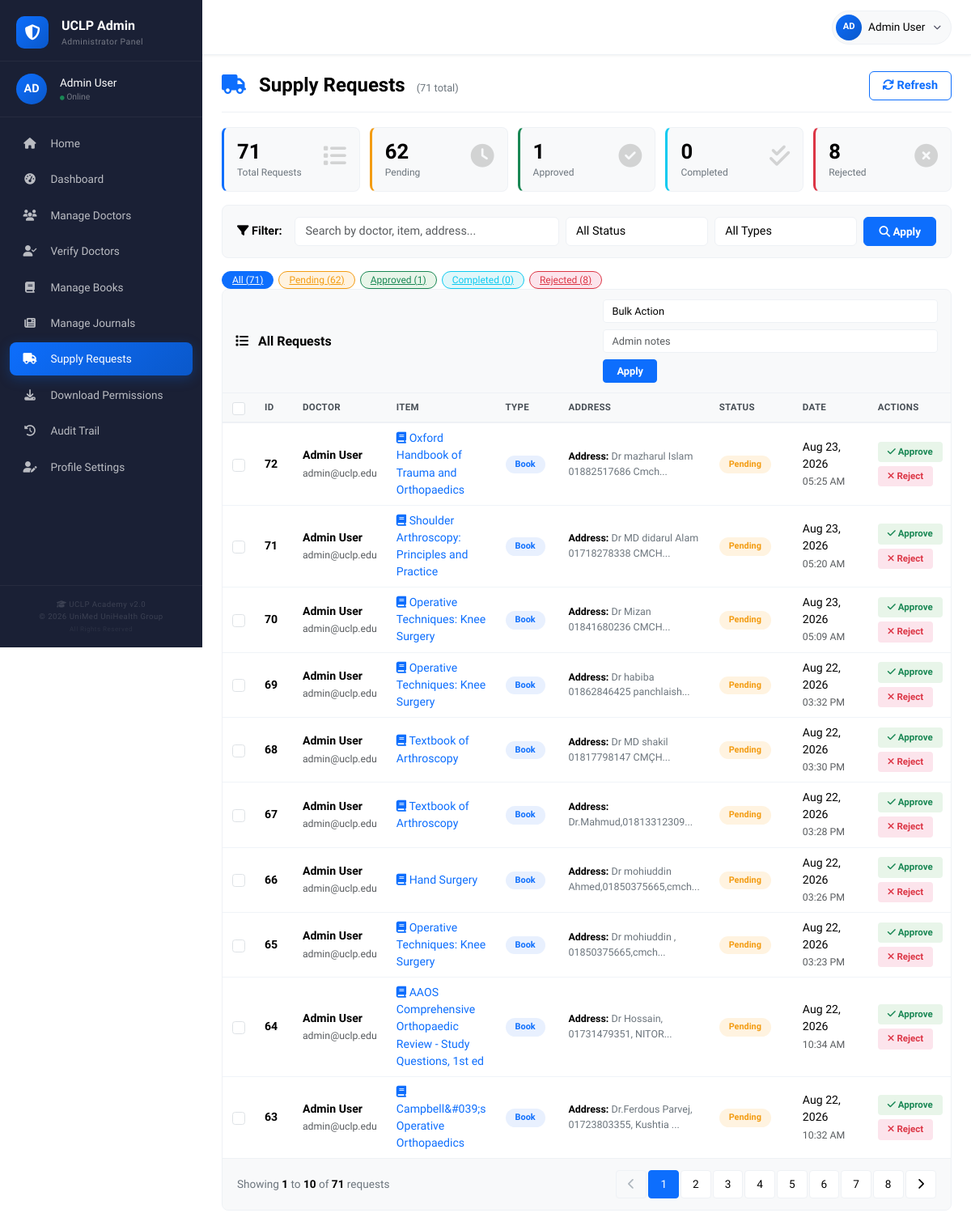
Screenshot of /admin/supply_requests.php (signed in) with the database file from the repository.
### tables this page shows
CREATE TABLE `supply_requests` (
  `id` int(11) NOT NULL,
  `user_id` int(11) NOT NULL,
  `book_id` int(11) DEFAULT NULL,
  `journal_id` int(11) DEFAULT NULL,
  `request_type` enum('book','journal') NOT NULL,
  `delivery_address` text NOT NULL,
  `delivery_phone` varchar(20) DEFAULT NULL,
  `status` enum('pending','approved','rejected','completed') DEFAULT 'pending',
  `admin_notes` text DEFAULT NULL,
  `processed_by` int(11) DEFAULT NULL,
  `request_date` timestamp NOT NULL DEFAULT current_timestamp(),
  `processed_date` timestamp NULL DEFAULT NULL
);

CREATE TABLE `users` (
  `id` int(11) NOT NULL,
  `user_type` enum('doctor','admin','editor') NOT NULL DEFAULT 'doctor',
  `name` varchar(100) NOT NULL,
  `bmdc_reg_no` varchar(50) DEFAULT NULL,
  `specialty` varchar(100) DEFAULT NULL,
  `hospital_institute` varchar(200) DEFAULT NULL,
  `mobile` varchar(20) DEFAULT NULL,
  `email` varchar(100) NOT NULL,
  `password` varchar(255) NOT NULL,
  `profile_image` varchar(255) DEFAULT 'default.jpg',
  `is_verified` tinyint(1) DEFAULT 0,
  `is_active` tinyint(1) DEFAULT 1,
  `download_limit` int(11) DEFAULT 2,
  `created_at` timestamp NOT NULL DEFAULT current_timestamp(),
  `updated_at` timestamp NULL DEFAULT NULL ON UPDATE current_timestamp()
);

CREATE TABLE `books` (
  `id` int(11) NOT NULL,
  `title` varchar(255) NOT NULL,
  `author` varchar(200) NOT NULL,
  `specialty_id` int(11) NOT NULL,
  `year` year(4) DEFAULT NULL,
  `publisher` varchar(200) DEFAULT NULL,
  `isbn` varchar(20) DEFAULT NULL,
  `cover_image` varchar(255) DEFAULT NULL,
  `file_path` varchar(255) NOT NULL,
  `description` text DEFAULT NULL,
  `is_watermarked` tinyint(1) DEFAULT 1,
  `status` enum('pending','approved','rejected') DEFAULT 'pending',
  `uploaded_by` int(11) DEFAULT NULL,
  `download_count` int(11) DEFAULT 0,
  `view_count` int(11) DEFAULT 0,
  `created_at` timestamp NOT NULL DEFAULT current_timestamp(),
  `updated_at` timestamp NULL DEFAULT NULL ON UPDATE current_timestamp()
);

### admin/supply_requests.php (the view, shortened to what the rows shown need)
<?php
$db = Database::getInstance()->getConnection();
$searchQuery = isset($_GET['search']) ? sanitize($_GET['search']) : '';
$statusFilter = isset($_GET['status']) ? sanitize($_GET['status']) : '';
$typeFilter = isset($_GET['type']) ? sanitize($_GET['type']) : '';
$page = isset($_GET['page']) ? intval($_GET['page']) : 1;
$perPage = 10;
$offset = ($page - 1) * $perPage;
$whereConditions = [];
$params = [];
$types = "";
$whereClause = !empty($whereConditions) ? "WHERE " . implode(" AND ", $whereConditions) : "";
$countSql = "SELECT COUNT(*) as total FROM supply_requests sr
             LEFT JOIN users u ON sr.user_id = u.id
             LEFT JOIN books b ON sr.book_id = b.id
             LEFT JOIN journals j ON sr.journal_id = j.id
             $whereClause";
$countStmt = $db->prepare($countSql);
$countStmt->execute();
$totalResult = $countStmt->get_result();
$totalRequests = $totalResult->fetch_assoc()['total'];
$sql = "SELECT sr.*,
        u.name as doctor_name, u.email as doctor_email, u.mobile as doctor_mobile,
        b.title as book_title, b.id as book_id,
        j.title as journal_title, j.id as journal_id,
        a.name as processed_by_name
        FROM supply_requests sr
        LEFT JOIN users u ON sr.user_id = u.id
        LEFT JOIN books b ON sr.book_id = b.id
        LEFT JOIN journals j ON sr.journal_id = j.id
        LEFT JOIN users a ON sr.processed_by = a.id
        $whereClause
        ORDER BY sr.request_date DESC
        LIMIT ? OFFSET ?";
$params[] = $perPage;
$params[] = $offset;
$types .= "ii";
$stmt = $db->prepare($sql);
$stmt->bind_param($types, ...$params);
$stmt->execute();
$requests = $stmt->get_result()->fetch_all(MYSQLI_ASSOC);
?>
<!DOCTYPE html>
<html lang="en">
<head>
    <link href="https://cdn.jsdelivr.net/npm/bootstrap@5.3.0/dist/css/bootstrap.min.css" rel="stylesheet">
    <link rel="stylesheet" href="https://cdnjs.cloudflare.com/ajax/libs/font-awesome/6.4.0/css/all.min.css">
</head>
<body>
    <?php include __DIR__ . '/../includes/admin_nav.php'; ?>
    <div class="container-fluid">
        <div class="row">
            <main class="main-content">
                <div class="page-header">
                    <h1>
                        <i class="fas fa-truck"></i> Supply Requests
                        <span style="font-size: 0.8rem; font-weight: 400; color: #6c757d; margin-left: 8px;">
                            (<?php echo $totalRequests; ?> total)
                        </span>
                    </h1>
                </div>
                <div class="table-card">
                    <div class="table-body">
                        <form method="POST" action="" id="bulkForm">
                            <table>
                                <thead>
                                    <tr>
                                        <th width="35"><input type="checkbox" class="form-check-input" id="selectAll"></th>
                                        <th style="width: 50px;">ID</th>
                                        <th>Doctor</th>
                                        <th>Item</th>
                                        <th style="width: 80px;">Type</th>
                                        <th>Address</th>
                                        <th style="width: 110px;">Status</th>
                                        <th style="width: 110px;">Date</th>
                                        <th style="width: 180px;">Actions</th>
                                    </tr>
                                </thead>
                                <tbody>
                                    <?php if (empty($requests)): ?>
                                    <tr>
                                        <td colspan="9" class="text-center py-4" style="color: #6c757d; font-family: 'Cambria', Georgia, serif; font-size: 0.95rem;">
                                            <i class="fas fa-inbox fa-3x d-block mb-3" style="color: #dee2e6;"></i>
                                            <?php if (!empty($searchQuery) || !empty($statusFilter) || !empty($typeFilter)): ?>
                                                No requests match your filter criteria.
                                            <?php else: ?>
                                                No supply requests found.
                                            <?php endif; ?>
                                        </td>
                                    </tr>
                                    <?php else: ?>
                                    <?php foreach ($requests as $request): ?>
                                    <tr>
                                        <td><input type="checkbox" name="selected_requests[]" value="<?php echo $request['id']; ?>" class="form-check-input"></td>
                                        <td><strong><?php echo $request['id']; ?></strong></td>
                                        <td>
                                            <strong><?php echo htmlspecialchars($request['doctor_name']); ?></strong>
                                            <br><small class="text-muted"><?php echo htmlspecialchars($request['doctor_email']); ?></small>
                                        </td>
                                        <td>
                                            <?php if ($request['request_type'] == 'book'): ?>
                                            <a href="/doctor/view-book/<?php echo $request['book_id']; ?>" target="_blank" style="color: #0d6efd; text-decoration: none;">
                                                <i class="fas fa-book"></i> <?php echo htmlspecialchars($request['book_title']); ?>
                                            </a>
                                            <?php else: ?>
                                            <a href="/doctor/view-journal/<?php echo $request['journal_id']; ?>" target="_blank" style="color: #198754; text-decoration: none;">
                                                <i class="fas fa-newspaper"></i> <?php echo htmlspecialchars($request['journal_title']); ?>
                                            </a>
                                            <?php endif; ?>
                                        </td>
                                        <td>
                                            <span class="type-badge <?php echo $request['request_type']; ?>">
                                                <?php echo ucfirst($request['request_type']); ?>
                                            </span>
                                        </td>
                                        <td>
                                            <div class="request-details">
                                                <strong>Address:</strong> <?php echo substr(htmlspecialchars($request['delivery_address']), 0, 40); ?>...
                                            </div>
                                        </td>
                                        <td>
                                            <span class="status-badge <?php echo $request['status']; ?>">
                                                <?php echo ucfirst($request['status']); ?>
                                            </span>
                                        </td>
                                        <td>
                                            <?php echo date('M d, Y', strtotime($request['request_date'])); ?>
                                            <br><small class="text-muted"><?php echo date('h:i A', strtotime($request['request_date'])); ?></small>
                                        </td>
                                        <td>
                                            <?php if ($request['status'] === 'pending'): ?>
                                            <div class="action-group">
                                                <form method="POST" action="" class="d-inline">
                                                    <button type="submit" name="process" class="action-btn approve" onclick="return confirm('Approve this request?')">
                                                        <i class="fas fa-check"></i> Approve
                                                    </button>
                                                </form>
                                                <form method="POST" action="" class="d-inline">
                                                    <button type="submit" name="process" class="action-btn reject" onclick="return confirm('Reject this request?')">
                                                        <i class="fas fa-times"></i> Reject
                                                    </button>
                                                </form>
                                            </div>
                                            <?php else: ?>
                                            <span class="action-btn processed">
                                                <i class="fas fa-check"></i> Processed
                                            </span>
                                            <?php endif; ?>
                                        </td>
                                    </tr>
                                    <?php endforeach; ?>
                                    <?php endif; ?>
                                </tbody>
                            </table>
                        </form>
                    </div>
                </div>
            </main>
        </div>
    </div>
</body>
</html>

### rows the page displays
supply_requests: id "72", user.name "Admin User", user.email "admin@uclp.edu", book.title "Oxford Handbook of Trauma and Orthopaedics", request_type "Book", delivery_address "Dr mazharul Islam 01882517686 Cmch", status "Pending", request_date "Aug 23, 2026", request_date "05:25 AM"
supply_requests: id "71", user.name "Admin User", user.email "admin@uclp.edu", book.title "Shoulder Arthroscopy: Principles and Practice", request_type "Book", delivery_address "Dr MD didarul Alam 01718278338 CMCH", status "Pending", request_date "Aug 23, 2026", request_date "05:20 AM"
supply_requests: id "70", user.name "Admin User", user.email "admin@uclp.edu", book.title "Operative Techniques: Knee Surgery", request_type "Book", delivery_address "Dr Mizan 01841680236 CMCH", status "Pending", request_date "Aug 23, 2026", request_date "05:09 AM"
supply_requests: id "69", user.name "Admin User", user.email "admin@uclp.edu", book.title "Operative Techniques: Knee Surgery", request_type "Book", delivery_address "Dr habiba 01862846425 panchlaish", status "Pending", request_date "Aug 22, 2026", request_date "03:32 PM"
supply_requests: id "68", user.name "Admin User", user.email "admin@uclp.edu", book.title "Textbook of Arthroscopy", request_type "Book", delivery_address "Dr MD shakil 01817798147 CMÇH", status "Pending", request_date "Aug 22, 2026", request_date "03:30 PM"
supply_requests: id "67", user.name "Admin User", user.email "admin@uclp.edu", book.title "Textbook of Arthroscopy", request_type "Book", delivery_address "Dr.Mahmud,01813312309", status "Pending", request_date "Aug 22, 2026", request_date "03:28 PM"
supply_requests: id "66", user.name "Admin User", user.email "admin@uclp.edu", book.title "Hand Surgery", request_type "Book", delivery_address "Dr mohiuddin Ahmed,01850375665,cmch", status "Pending", request_date "Aug 22, 2026", request_date "03:26 PM"
supply_requests: id "65", user.name "Admin User", user.email "admin@uclp.edu", book.title "Operative Techniques: Knee Surgery", request_type "Book", delivery_address "Dr mohiuddin , 01850375665,cmch", status "Pending", request_date "Aug 22, 2026", request_date "03:23 PM"
supply_requests: id "64", user.name "Admin User", user.email "admin@uclp.edu", book.title "AAOS Comprehensive Orthopaedic Review - Study Questions, 1st ed", request_type "Book", delivery_address "Dr Hossain, 01731479351, NITOR", status "Pending", request_date "Aug 22, 2026", request_date "10:34 AM"
supply_requests: id "63", user.name "Admin User", user.email "admin@uclp.edu", book.title "Campbell&#039;s Operative Orthopaedics", request_type "Book", delivery_address "Dr.Ferdous Parvej, 01723803355, Kushtia", status "Pending", request_date "Aug 22, 2026", request_date "10:32 AM"

### other values shown
substr($_SESSION['user_name'] ?? 'A', 0, 2) "AD"
$_SESSION['user_name'] "Admin User"
$totalRequests "71"
$stats['total'] "71"
$stats['pending'] "62"
$stats['approved'] "1"
$stats['completed'] "0"
$stats['rejected'] "8"
$offset + 1 "1"
min($offset + $perPage, $totalRequests) "10"
